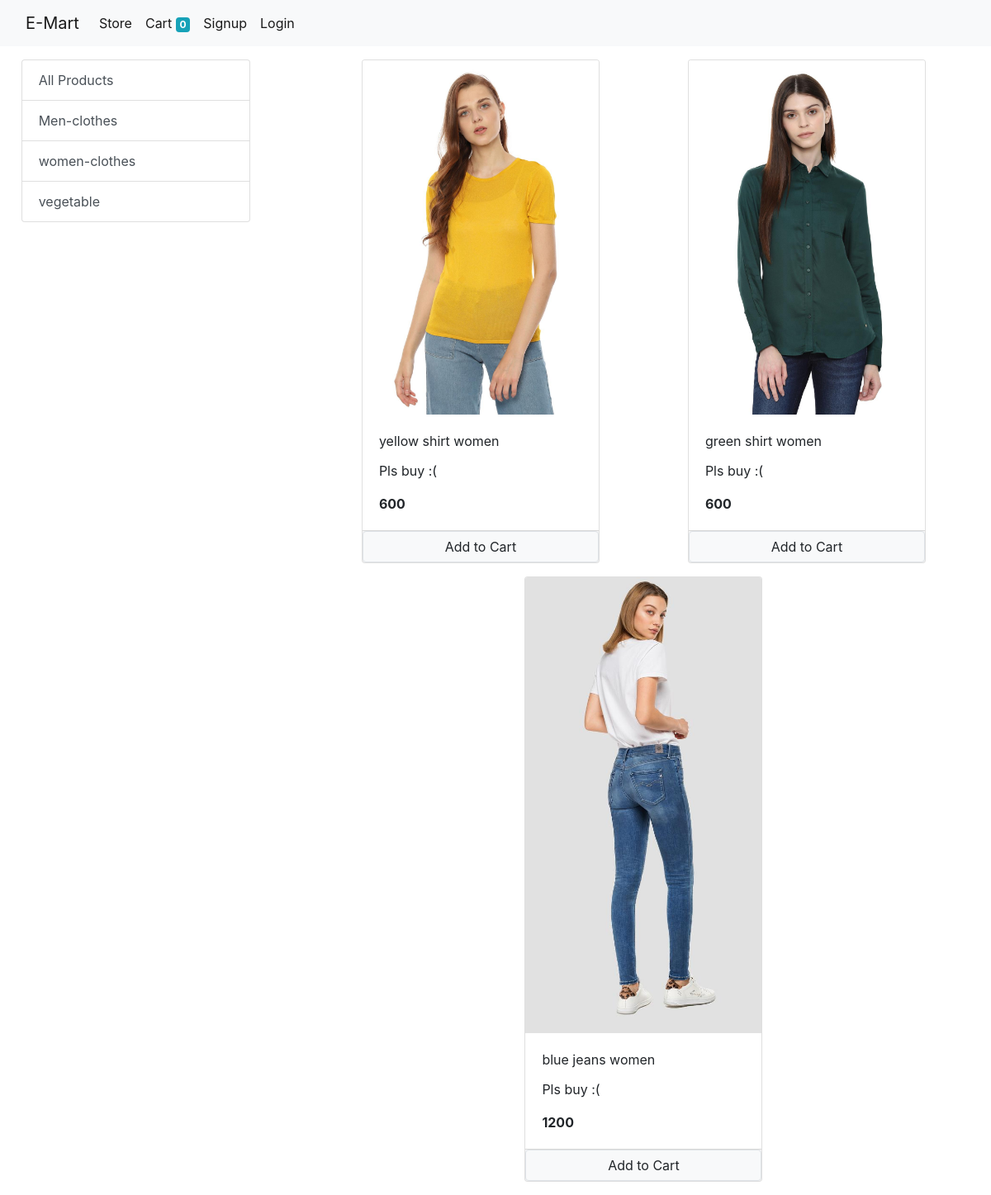
The app's page /?category=2 with its own data.
### store/models/category.py (models this page shows, shortened)
class Category(models.Model):
    name= models.CharField(max_length=20)
    @staticmethod
    def get_all_categories():
        return Category.objects.all()

### store/models/product.py (models this page shows, shortened)
class Product(models.Model):
    name = models.CharField(max_length=50)
    price = models.IntegerField(default=0)
    category = models.ForeignKey(Category, on_delete=models.CASCADE, default=1)
    description= models.CharField(max_length=200, default="", null=True, blank=True)
    image = models.ImageField(upload_to="upload/products/")
    @staticmethod
    def get_all_products_by_categoryid(category_id):
        if category_id:
            return Product.objects.filter(category = category_id)
        else:
            return Product.get_all_products()

### store/views/home.py (the view, shortened to what this page needs)
# urls.py: path('', home.Index.as_view(), name="homepage"),
class Index(View):
    def get(self, request):
        cart = request.session.get('cart')
        if not cart:
            request.session.cart = {}
        products = None
        categories = Category.get_all_categories()
        CategoryID = request.GET.get('category')
        if CategoryID:
            products = Product.get_all_products_by_categoryid(CategoryID)
        else:
            products= Product.get_all_products()
        data = {}
        data['products']= products
        data['categories'] = categories
        print('you are : ',request.session.get('email'))
        return render(request, 'index.html', data)

### store/templatetags/cart.py (called while the page is built)
@register.filter(name = 'is_in_cart')
def is_in_cart(product,cart):
    keys = cart.keys()
    for id in keys:
        if int(id) == product.id:
            return True
    return False

### store/templates/index.html (shortened to what this page needs)
{% extends 'base.html' %}
{% block content %}
{% load cart %}
    <div class="conatiner-fluid mt-3">
      <div class="row">
          <div class="col-lg-3 mx-auto">
            <div class="list-group">
              <a href="/" class="list-group-item
              list-group-item-action ">All Products</a>
              {% for category in categories %}
              <a href="/?category={{category.id}}" class="list-group-item
              list-group-item-action ">{{category.name}}</a>
              {% endfor %}
            </div>
          </div>
        <div id='products' class="col-lg-8 mx-auto">
          <div class="row mx-auto">
            {%for product in products %}
            <div class="card mx-auto mb-3"  style="width: 18rem;">
                <img class="card-img-top" src="{{product.image.url}}" alt="Card image cap">
                <div class="card-body">
                  <p class="card-title">{{product.name}}</p>
                  <p class="card-text">{{product.description}}</p>
                  <p class="card-text"><b>{{product.price}}</b></p>
                </div>
                <div class="card-footer p-0 no-gutters">
                  {% if product|is_in_cart:request.session.cart %}
                  <div class="row no-gutters" >
                    <form action="/#{{product.id}}" class="col-2" method="POST">
                      {% csrf_token %}
                      <input hidden type="text" name ="product" value="{{product.id}}">
                      <input type="submit" value=" - " class=" btn
                        btn-block btn-secondary">
                      <input hidden type="text" name ="remove" value="True">
                     </form>
                    <div class="text-center col">{{product|cart_quantity:request.session.cart}} in cart</div>
                   <form action="/#{{product.id}}" class="col-2" method="POST">
                    {% csrf_token %}
                    <input hidden type="text" name ="product" value="{{product.id}}">
                    <input type="submit" value=" + " class=" btn
                      btn-block btn-secondary">
                   </form>
                  </div>
                  {% else  %}
                  <form action = "/" method="POST" class="btn-block">
                    <input type ="submit" class="float-right btn-block btn btn-light
                    border form-control" value="Add to Cart">
                  </form>
                  {% endif %}
                </div>
            </div>
            {% endfor %}
          </div>
        </div>
      </div>
    </div>
{%endblock content%}

### records on screen
Category: name "Men-clothes"
Category: name "women-clothes"
Category: name "vegetable"
Product: image (picture), name "yellow shirt women", description "Pls buy :(", price "600"
Product: image (picture), name "green shirt women", description "Pls buy :(", price "600"
Product: image (picture), name "blue jeans women", description "Pls buy :(", price "1200"

### other values on screen
{{ request.session.cart.keys|length }} "0"
